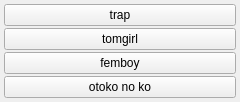
<?xml version="1.0" encoding="UTF-8"?>
<ui version="4.0">
 <class>trap_menu</class>
 <widget class="QWidget" name="trap_menu">
  <property name="geometry">
   <rect><x>0</x><y>0</y><width>240</width><height>60</height></rect>
  </property>
  <layout class="QGridLayout" name="grid">
   <property name="leftMargin"><number>4</number></property>
   <property name="topMargin"><number>4</number></property>
   <property name="rightMargin"><number>4</number></property>
   <property name="bottomMargin"><number>4</number></property>
   <property name="horizontalSpacing"><number>2</number></property>
   <property name="verticalSpacing"><number>2</number></property>
   <item row="0" column="0">
    <widget class="QPushButton" name="chk_trap">
     <property name="checkable"><bool>true</bool></property>
     <property name="text"><string>trap</string></property>
     <property name="tags" stdset="0"><string>trap</string></property>
     <property name="group" stdset="0"><string>trap</string></property>
    </widget>
   </item>
   <item row="1" column="0">
    <widget class="QPushButton" name="chk_tomgirl">
     <property name="checkable"><bool>true</bool></property>
     <property name="text"><string>tomgirl</string></property>
     <property name="tags" stdset="0"><string>tomgirl</string></property>
     <property name="group" stdset="0"><string>trap</string></property>
    </widget>
   </item>
   <item row="2" column="0">
    <widget class="QPushButton" name="chk_femboy">
     <property name="checkable"><bool>true</bool></property>
     <property name="text"><string>femboy</string></property>
     <property name="tags" stdset="0"><string>femboy</string></property>
     <property name="group" stdset="0"><string>trap</string></property>
    </widget>
   </item>
   <item row="3" column="0">
    <widget class="QPushButton" name="chk_otoko_no_ko">
     <property name="checkable"><bool>true</bool></property>
     <property name="text"><string>otoko no ko</string></property>
     <property name="tags" stdset="0"><string>otoko no ko</string></property>
     <property name="group" stdset="0"><string>trap</string></property>
    </widget>
   </item>
  </layout>
 </widget>
 <resources/>
 <connections/>
</ui>
